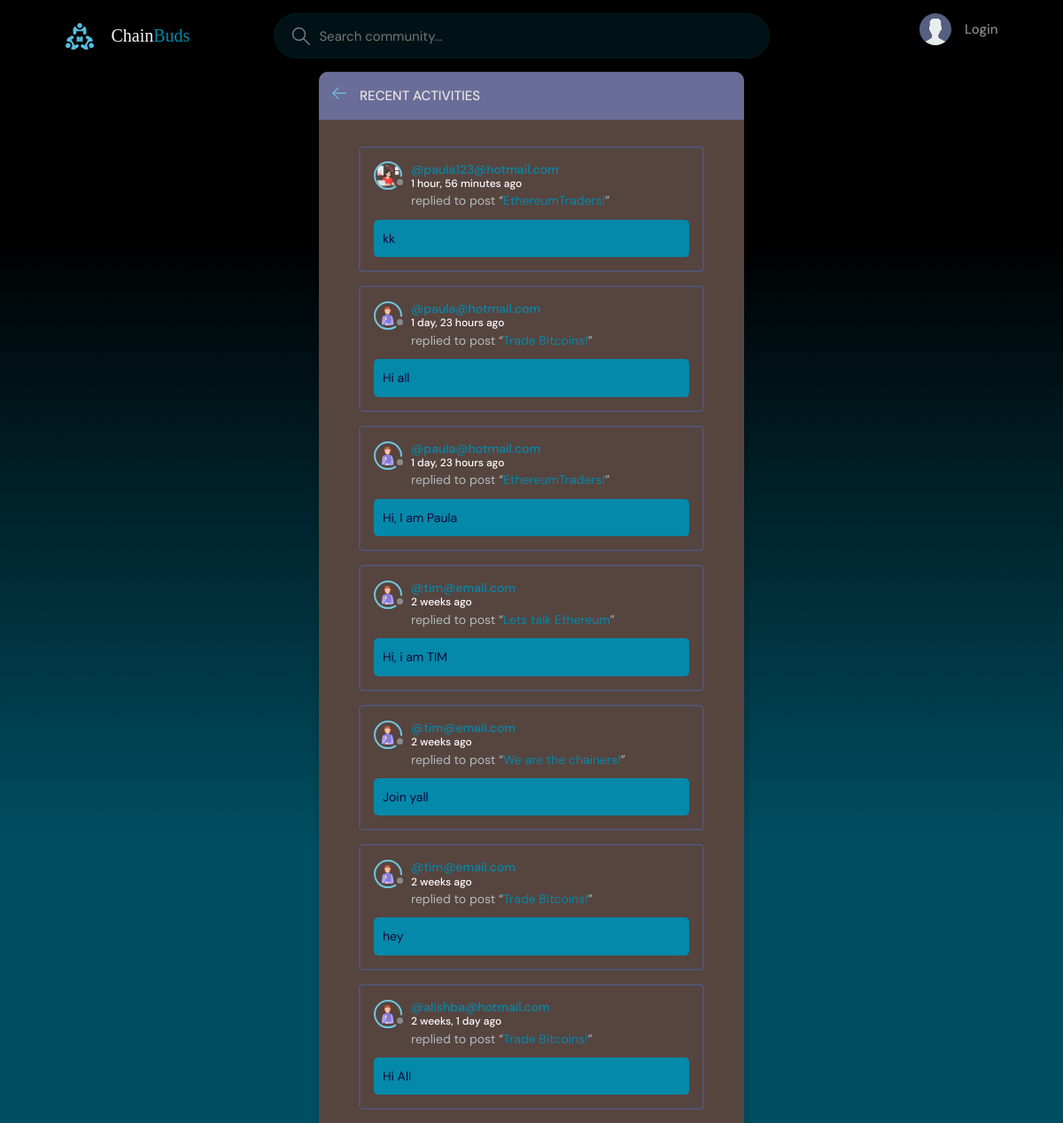
The page /activity/ on the database its author committed.
### base/models.py (models this page shows, shortened)
class RoomMessage(models.Model):
    user = models.ForeignKey(User, on_delete=models.CASCADE) #One to Many, user can have many msgs but a msg can have only one use
    room = models.ForeignKey(Room, on_delete=models.CASCADE) #One to Many relationship
    body = models.TextField()
    updateTime = models.DateTimeField(auto_now=True)
    creation = models.DateTimeField(auto_now_add=True)
    class Meta:
        ordering = ['-updateTime', '-creation']

class User(AbstractUser):
    name = models.CharField(max_length=200, null=True)
    email = models.EmailField(unique=True, null=True)
    About = models.TextField(null=True)
    picture = models.ImageField(null=True, default="avatar.svg")
    USERNAME_FIELD = 'email'
    REQUIRED_FIELDS = ['username']

class Room(models.Model):
    buddy = models.ForeignKey(User, on_delete=models.SET_NULL, null=True) #host
    subject = models.ForeignKey(Community, on_delete=models.SET_NULL, null=True) #topic
    name = models.CharField(max_length=200)
    description = models.TextField(null=True, blank=True)#null True means it can have an empty value in the database. Blank True means if we are creating a form then it can remain empty aswell
    participants = models.ManyToManyField(User, related_name='participants', blank=True)
    updateTime = models.DateTimeField(auto_now=True) #auto_Now takes a snapshot at every time we save the room item. This value will change everytime
    creation = models.DateTimeField(auto_now_add=True) #auto_now_add only saves the time when we FIRST created this instance/room.This value will never change, it will remain as the initial time
    class Meta:
        ordering = ['-updateTime', '-creation'] #Newest Room will show on top with the negative sign put in the syntax
    def __str__(self):
        return self.name

### base/views.py (the view)
# urls.py: path('activity/', views.activityPage, name="activity"),
def activityPage(request):
    room_messages = RoomMessage.objects.all()
    return render(request, 'base/activity.html', {'room_messages':room_messages})

### base/templates/base/activity.html (shortened to what this page needs)
{% extends 'main.html' %}
{% load static %}
{% block content %}
<main class="layout">
  <div class="container">
    <div class="layout__box">
      <div class="layout__boxHeader">
        <div class="layout__boxTitle">
          <a href="{% url 'home' }">
            <svg version="1.1" xmlns="http://www.w3.org/2000/svg" width="32" height="32" viewBox="0 0 32 32">
              <title>arrow-left</title>
              <path
                d="M13.723 2.286l-13.723 13.714 13.719 13.714 1.616-1.611-10.96-10.96h27.625v-2.286h-27.625l10.965-10.965-1.616-1.607z">
              </path>
            </svg>
          </a>
          <h3>Recent Activities</h3>
        </div>
      </div>
      <div class="activities-page layout__body">
        {% for message in room_messages %}
        <div class="activities__box">
          <div class="activities__boxHeader roomListRoom__header">
            <a href="{% url 'user-profile' message.user.id %}" class="roomListRoom__author">
              <div class="avatar avatar--small">
                <img src="{{message.user.picture.url}}" />
              </div>
              <p style="color: #0489aa;">
                @{{message.user}}
                <span style="color: #fff;">{{message.creation|timesince}} ago</span>
              </p>
            </a>
          </div>
          <div class="activities__boxContent">
            <p>replied to post “<a href="{% url 'room' message.room.id %}" style="color: #0489aa;">{{message.room}}</a>”
            </p>
            <div class="activities__boxRoomContent" style="background: #0489aa; color: #180736;">
              {{message.body}}
            </div>
          </div>
        </div>
      </div>
    </div>
  </div>
</main>
{% endblock %}

### static/styles/style.css (style rules this page uses)
:root { --color-main: #71c6dd; --color-main-light: #e1f6fb; --color-dark: #56443f; --color-dark-medium: #51546e; --color-dark-light: #696d97; --color-light: #e5e5e5; --color-gray: #8b8b8b; --color-light-gray: #b2bdbd; --color-bg: #2d2d39; --color-success: #5dd693; --color-error: #fc4b0b; }
* { font-family: "DM Sans", -apple-system, BlinkMacSystemFont, "Segoe UI", Roboto, Oxygen, Ubuntu, Cantarell, "Open Sans", "Helvetica Neue", sans-serif; margin: 0; padding: 0; box-sizing: border-box; text-rendering: optimizeLegibility; font-size: inherit; }
html { font-size: 56.25%; }
@media only screen and (min-width: 1200px) { html { font-size: 62.5%; } }
body { line-height: 1.6; font-weight: 400; font-size: 1.5rem; color: var(--color-light-gray); background-color: var(--color-bg); min-height: 100vh; }
img { width: 100%; }
a { display: inline-block; color: var(--color-main); text-decoration: none; }
.container { max-width: 120rem; width: 90%; margin: auto; }
.avatar { position: relative; display: inline-block; border-radius: 50%; border: 2px solid var(--color-main); }
.avatar img { display: block; border-radius: 50%; object-fit: cover; object-position: center; }
.avatar::after { content: ""; display: block; position: absolute; background-color: var(--color-gray); z-index: 111; border-radius: 50%; border: 0.3rem solid var(--color-dark); }
.avatar.avatar--small img { width: 2.8rem; height: 2.8rem; }
.avatar.avatar--small:after { width: 0.7rem; height: 0.7rem; bottom: 0px; right: -6px; }
.layout { margin-top: 2.4rem; }
.layout > .container { display: flex; justify-content: space-between; align-items: flex-start; }
.layout__box { width: 90%; max-width: 48rem; min-height: 40rem; position: absolute; top: 50%; left: 50%; transform: translate(-50%, -46%); background-color: var(--color-dark); border-radius: 1rem; box-shadow: 1px 1px 6px 3px rgba(0, 0, 0, 0.1); overflow: hidden; }
.layout__boxHeader { display: flex; padding: 1.5rem; background-color: var(--color-dark-light); }
.layout__boxTitle { display: flex; gap: 1.5rem; align-items: center; }
.layout__boxTitle h3 { text-transform: uppercase; font-weight: 500; color: var(--color-light); }
.layout__boxTitle svg { width: 1.6rem; height: 1.6rem; fill: var(--color-main); }
.layout__body { margin: 3rem; }
.roomListRoom__header { display: flex; justify-content: space-between; align-items: center; }
.roomListRoom__author { font-weight: 500; display: flex; align-items: center; gap: 1rem; }
.activities__box { margin: 1.5rem; padding: 1.5rem; border: 2px solid var(--color-dark-medium); border-radius: 5px; }
.activities__boxHeader p { font-size: 1.4rem; line-height: 1.3; }
.activities__boxHeader p span { color: var(--color-gray); font-size: 1.2rem; display: block; }
.activities__boxContent { margin-left: 4.2rem; }
.activities__boxContent { font-size: 1.4rem; }
.activities__boxRoomContent { background: var(--color-bg); padding: 1rem; border-radius: 5px; margin-top: 1rem; margin-left: -4.2rem; }

### rows shown on the page
RoomMessage: user.picture (picture), user "paula123@hotmail.com", creation "1 hour, 56 minutes", room "EthereumTraders!", body "kk"
RoomMessage: user.picture (picture), user "paula@hotmail.com", creation "1 day, 23 hours", room "Trade Bitcoins!", body "Hi all"
RoomMessage: user.picture (picture), user "paula@hotmail.com", creation "1 day, 23 hours", room "EthereumTraders!", body "Hi, I am Paula"
RoomMessage: user.picture (picture), user "tim@email.com", creation "2 weeks", room "Lets talk Ethereum", body "Hi, i am TIM"
RoomMessage: user.picture (picture), user "tim@email.com", creation "2 weeks", room "We are the chainers!", body "Join yall"
RoomMessage: user.picture (picture), user "tim@email.com", creation "2 weeks", room "Trade Bitcoins!", body "hey"
RoomMessage: user.picture (picture), user "alishba@hotmail.com", creation "2 weeks, 1 day", room "Trade Bitcoins!", body "Hi All"
